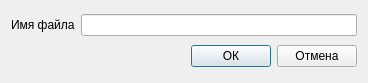
<?xml version="1.0" encoding="UTF-8"?>
<ui version="4.0">
 <class>NewDocument</class>
 <widget class="QDialog" name="NewDocument">
  <property name="geometry">
   <rect>
    <x>0</x>
    <y>0</y>
    <width>368</width>
    <height>83</height>
   </rect>
  </property>
  <property name="windowTitle">
   <string>Новый документ</string>
  </property>
  <layout class="QVBoxLayout" name="verticalLayout">
   <item>
    <layout class="QHBoxLayout" name="horizontalLayout">
     <item>
      <widget class="QLabel" name="label">
       <property name="text">
        <string>Имя файла</string>
       </property>
      </widget>
     </item>
     <item>
      <widget class="QLineEdit" name="fileNameLE"/>
     </item>
    </layout>
   </item>
   <item>
    <layout class="QHBoxLayout" name="horizontalLayout_2">
     <item>
      <spacer name="horizontalSpacer">
       <property name="orientation">
        <enum>Qt::Horizontal</enum>
       </property>
       <property name="sizeHint" stdset="0">
        <size>
         <width>40</width>
         <height>20</height>
        </size>
       </property>
      </spacer>
     </item>
     <item>
      <widget class="QPushButton" name="okPB">
       <property name="text">
        <string>ОК</string>
       </property>
      </widget>
     </item>
     <item>
      <widget class="QPushButton" name="cancelPB">
       <property name="text">
        <string>Отмена</string>
       </property>
      </widget>
     </item>
    </layout>
   </item>
  </layout>
 </widget>
 <resources/>
 <connections/>
</ui>
